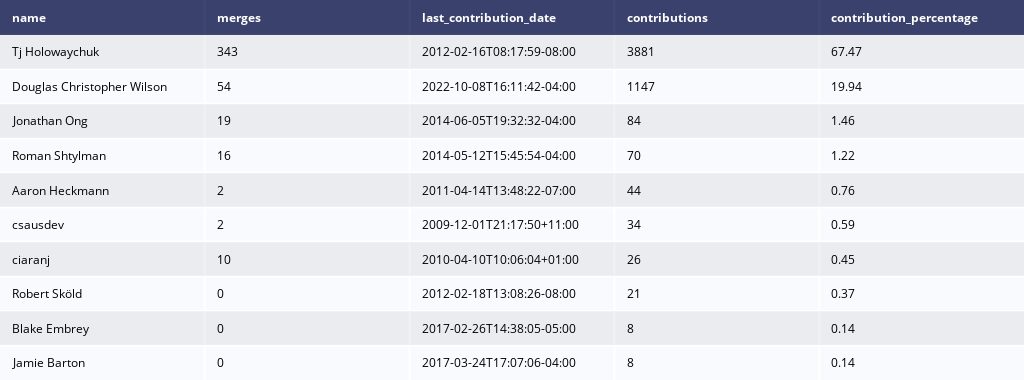

Here is the notebook cell this chart was saved with:
### Code cell
results = j["report"]["repos"][0]["data"]["results"]
#print(results)
total_commits = j["report"]["repos"][0]["data"]["git"]["total_commits_on_default_branch"]
top10 = results["top10_contributors"]
#print(top10)

for c in top10:
    #print("{} [{}]: {} {}".format(c["name"], c["email"], c["contributions"], round((c["contributions"]/total_commits)*100,2)))
    c.update({'contribution_percentage': round((c["contributions"]/total_commits)*100,2)})

import pandas as pd
import numpy as np
import scipy as sp
import plotly
plotly.offline.init_notebook_mode(connected=True)
import plotly.figure_factory as ff

df = pd.DataFrame.from_dict(top10)
df = df.drop('email', axis=1)
table = ff.create_table(df)

#plotly.offline.plot(table, filename='lei-table1.png')
table.update_layout(width=1024)
table.show()

### Figure 1 — Plotly figure (JSON) as saved in the notebook; plotly's stock layout.template omitted (floating-point values rounded to 4 significant figures)
{"data": [{"colorscale": [[0, "#00083e"], [0.5, "#ededee"], [1, "#ffffff"]], "hoverinfo": "none", "opacity": 0.75, "showscale": false, "type": "heatmap", "z": [[0, 0, 0, 0, 0], [0.5, 0.5, 0.5, 0.5, 0.5], [1, 1, 1, 1, 1], [0.5, 0.5, 0.5, 0.5, 0.5], [1, 1, 1, 1, 1], [0.5, 0.5, 0.5, 0.5, 0.5], [1, 1, 1, 1, 1], [0.5, 0.5, 0.5, 0.5, 0.5], [1, 1, 1, 1, 1], [0.5, 0.5, 0.5, 0.5, 0.5], [1, 1, 1, 1, 1]]}], "layout": {"annotations": [{"align": "left", "font": {"color": "#ffffff"}, "showarrow": false, "text": "<b>name</b>", "x": -0.45, "xanchor": "left", "xref": "x", "y": 0, "yref": "y"}, {"align": "left", "font": {"color": "#ffffff"}, "showarrow": false, "text": "<b>merges</b>", "x": 0.55, "xanchor": "left", "xref": "x", "y": 0, "yref": "y"}, {"align": "left", "font": {"color": "#ffffff"}, "showarrow": false, "text": "<b>last_contribution_date</b>", "x": 1.55, "xanchor": "left", "xref": "x", "y": 0, "yref": "y"}, {"align": "left", "font": {"color": "#ffffff"}, "showarrow": false, "text": "<b>contributions</b>", "x": 2.55, "xanchor": "left", "xref": "x", "y": 0, "yref": "y"}, {"align": "left", "font": {"color": "#ffffff"}, "showarrow": false, "text": "<b>contribution_percentage</b>", "x": 3.55, "xanchor": "left", "xref": "x", "y": 0, "yref": "y"}, {"align": "left", "font": {"color": "#000000"}, "showarrow": false, "text": "Tj Holowaychuk", "x": -0.45, "xanchor": "left", "xref": "x", "y": 1, "yref": "y"}, {"align": "left", "font": {"color": "#000000"}, "showarrow": false, "text": "343", "x": 0.55, "xanchor": "left", "xref": "x", "y": 1, "yref": "y"}, {"align": "left", "font": {"color": "#000000"}, "showarrow": false, "text": "2012-02-16T08:17:59-08:00", "x": 1.55, "xanchor": "left", "xref": "x", "y": 1, "yref": "y"}, {"align": "left", "font": {"color": "#000000"}, "showarrow": false, "text": "3881", "x": 2.55, "xanchor": "left", "xref": "x", "y": 1, "yref": "y"}, {"align": "left", "font": {"color": "#000000"}, "showarrow": false, "text": "67.47", "x": 3.55, "xanchor": "left", "xref": "x", "y": 1, "yref": "y"}, {"align": "left", "font": {"color": "#000000"}, "showarrow": false, "text": "Douglas Christopher Wilson", "x": -0.45, "xanchor": "left", "xref": "x", "y": 2, "yref": "y"}, {"align": "left", "font": {"color": "#000000"}, "showarrow": false, "text": "54", "x": 0.55, "xanchor": "left", "xref": "x", "y": 2, "yref": "y"}, {"align": "left", "font": {"color": "#000000"}, "showarrow": false, "text": "2022-10-08T16:11:42-04:00", "x": 1.55, "xanchor": "left", "xref": "x", "y": 2, "yref": "y"}, {"align": "left", "font": {"color": "#000000"}, "showarrow": false, "text": "1147", "x": 2.55, "xanchor": "left", "xref": "x", "y": 2, "yref": "y"}, {"align": "left", "font": {"color": "#000000"}, "showarrow": false, "text": "19.94", "x": 3.55, "xanchor": "left", "xref": "x", "y": 2, "yref": "y"}, {"align": "left", "font": {"color": "#000000"}, "showarrow": false, "text": "Jonathan Ong", "x": -0.45, "xanchor": "left", "xref": "x", "y": 3, "yref": "y"}, {"align": "left", "font": {"color": "#000000"}, "showarrow": false, "text": "19", "x": 0.55, "xanchor": "left", "xref": "x", "y": 3, "yref": "y"}, {"align": "left", "font": {"color": "#000000"}, "showarrow": false, "text": "2014-06-05T19:32:32-04:00", "x": 1.55, "xanchor": "left", "xref": "x", "y": 3, "yref": "y"}, {"align": "left", "font": {"color": "#000000"}, "showarrow": false, "text": "84", "x": 2.55, "xanchor": "left", "xref": "x", "y": 3, "yref": "y"}, {"align": "left", "font": {"color": "#000000"}, "showarrow": false, "text": "1.46", "x": 3.55, "xanchor": "left", "xref": "x", "y": 3, "yref": "y"}, {"align": "left", "font": {"color": "#000000"}, "showarrow": false, "text": "Roman Shtylman", "x": -0.45, "xanchor": "left", "xref": "x", "y": 4, "yref": "y"}, {"align": "left", "font": {"color": "#000000"}, "showarrow": false, "text": "16", "x": 0.55, "xanchor": "left", "xref": "x", "y": 4, "yref": "y"}, {"align": "left", "font": {"color": "#000000"}, "showarrow": false, "text": "2014-05-12T15:45:54-04:00", "x": 1.55, "xanchor": "left", "xref": "x", "y": 4, "yref": "y"}, {"align": "left", "font": {"color": "#000000"}, "showarrow": false, "text": "70", "x": 2.55, "xanchor": "left", "xref": "x", "y": 4, "yref": "y"}, {"align": "left", "font": {"color": "#000000"}, "showarrow": false, "text": "1.22", "x": 3.55, "xanchor": "left", "xref": "x", "y": 4, "yref": "y"}, {"align": "left", "font": {"color": "#000000"}, "showarrow": false, "text": "Aaron Heckmann", "x": -0.45, "xanchor": "left", "xref": "x", "y": 5, "yref": "y"}, {"align": "left", "font": {"color": "#000000"}, "showarrow": false, "text": "2", "x": 0.55, "xanchor": "left", "xref": "x", "y": 5, "yref": "y"}, {"align": "left", "font": {"color": "#000000"}, "showarrow": false, "text": "2011-04-14T13:48:22-07:00", "x": 1.55, "xanchor": "left", "xref": "x", "y": 5, "yref": "y"}, {"align": "left", "font": {"color": "#000000"}, "showarrow": false, "text": "44", "x": 2.55, "xanchor": "left", "xref": "x", "y": 5, "yref": "y"}, {"align": "left", "font": {"color": "#000000"}, "showarrow": false, "text": "0.76", "x": 3.55, "xanchor": "left", "xref": "x", "y": 5, "yref": "y"}, {"align": "left", "font": {"color": "#000000"}, "showarrow": false, "text": "csausdev", "x": -0.45, "xanchor": "left", "xref": "x", "y": 6, "yref": "y"}, {"align": "left", "font": {"color": "#000000"}, "showarrow": false, "text": "2", "x": 0.55, "xanchor": "left", "xref": "x", "y": 6, "yref": "y"}, {"align": "left", "font": {"color": "#000000"}, "showarrow": false, "text": "2009-12-01T21:17:50+11:00", "x": 1.55, "xanchor": "left", "xref": "x", "y": 6, "yref": "y"}, {"align": "left", "font": {"color": "#000000"}, "showarrow": false, "text": "34", "x": 2.55, "xanchor": "left", "xref": "x", "y": 6, "yref": "y"}, {"align": "left", "font": {"color": "#000000"}, "showarrow": false, "text": "0.59", "x": 3.55, "xanchor": "left", "xref": "x", "y": 6, "yref": "y"}, {"align": "left", "font": {"color": "#000000"}, "showarrow": false, "text": "ciaranj", "x": -0.45, "xanchor": "left", "xref": "x", "y": 7, "yref": "y"}, {"align": "left", "font": {"color": "#000000"}, "showarrow": false, "text": "10", "x": 0.55, "xanchor": "left", "xref": "x", "y": 7, "yref": "y"}, {"align": "left", "font": {"color": "#000000"}, "showarrow": false, "text": "2010-04-10T10:06:04+01:00", "x": 1.55, "xanchor": "left", "xref": "x", "y": 7, "yref": "y"}, {"align": "left", "font": {"color": "#000000"}, "showarrow": false, "text": "26", "x": 2.55, "xanchor": "left", "xref": "x", "y": 7, "yref": "y"}, {"align": "left", "font": {"color": "#000000"}, "showarrow": false, "text": "0.45", "x": 3.55, "xanchor": "left", "xref": "x", "y": 7, "yref": "y"}, {"align": "left", "font": {"color": "#000000"}, "showarrow": false, "text": "Robert Sköld", "x": -0.45, "xanchor": "left", "xref": "x", "y": 8, "yref": "y"}, {"align": "left", "font": {"color": "#000000"}, "showarrow": false, "text": "0", "x": 0.55, "xanchor": "left", "xref": "x", "y": 8, "yref": "y"}, {"align": "left", "font": {"color": "#000000"}, "showarrow": false, "text": "2012-02-18T13:08:26-08:00", "x": 1.55, "xanchor": "left", "xref": "x", "y": 8, "yref": "y"}, {"align": "left", "font": {"color": "#000000"}, "showarrow": false, "text": "21", "x": 2.55, "xanchor": "left", "xref": "x", "y": 8, "yref": "y"}, {"align": "left", "font": {"color": "#000000"}, "showarrow": false, "text": "0.37", "x": 3.55, "xanchor": "left", "xref": "x", "y": 8, "yref": "y"}, {"align": "left", "font": {"color": "#000000"}, "showarrow": false, "text": "Blake Embrey", "x": -0.45, "xanchor": "left", "xref": "x", "y": 9, "yref": "y"}, {"align": "left", "font": {"color": "#000000"}, "showarrow": false, "text": "0", "x": 0.55, "xanchor": "left", "xref": "x", "y": 9, "yref": "y"}, {"align": "left", "font": {"color": "#000000"}, "showarrow": false, "text": "2017-02-26T14:38:05-05:00", "x": 1.55, "xanchor": "left", "xref": "x", "y": 9, "yref": "y"}, {"align": "left", "font": {"color": "#000000"}, "showarrow": false, "text": "8", "x": 2.55, "xanchor": "left", "xref": "x", "y": 9, "yref": "y"}, {"align": "left", "font": {"color": "#000000"}, "showarrow": false, "text": "0.14", "x": 3.55, "xanchor": "left", "xref": "x", "y": 9, "yref": "y"}, {"align": "left", "font": {"color": "#000000"}, "showarrow": false, "text": "Jamie Barton", "x": -0.45, "xanchor": "left", "xref": "x", "y": 10, "yref": "y"}, {"align": "left", "font": {"color": "#000000"}, "showarrow": false, "text": "0", "x": 0.55, "xanchor": "left", "xref": "x", "y": 10, "yref": "y"}, {"align": "left", "font": {"color": "#000000"}, "showarrow": false, "text": "2017-03-24T17:07:06-04:00", "x": 1.55, "xanchor": "left", "xref": "x", "y": 10, "yref": "y"}, {"align": "left", "font": {"color": "#000000"}, "showarrow": false, "text": "8", "x": 2.55, "xanchor": "left", "xref": "x", "y": 10, "yref": "y"}, {"align": "left", "font": {"color": "#000000"}, "showarrow": false, "text": "0.14", "x": 3.55, "xanchor": "left", "xref": "x", "y": 10, "yref": "y"}], "height": 380, "margin": {"b": 0, "l": 0, "r": 0, "t": 0}, "width": 1024, "xaxis": {"dtick": 1, "gridwidth": 2, "showticklabels": false, "tick0": -0.5, "ticks": "", "zeroline": false}, "yaxis": {"autorange": "reversed", "dtick": 1, "gridwidth": 2, "showticklabels": false, "tick0": 0.5, "ticks": "", "zeroline": false}}}
